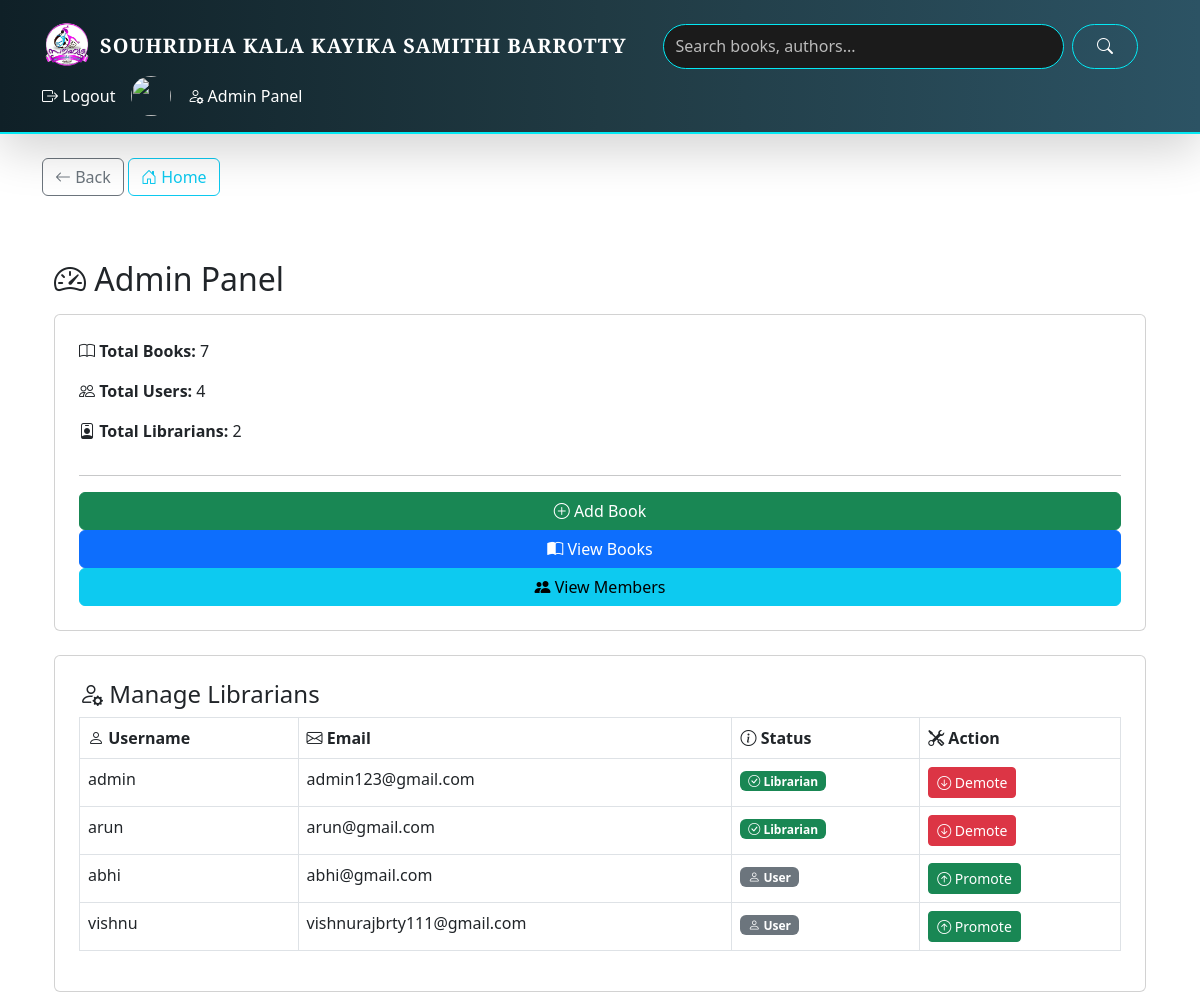
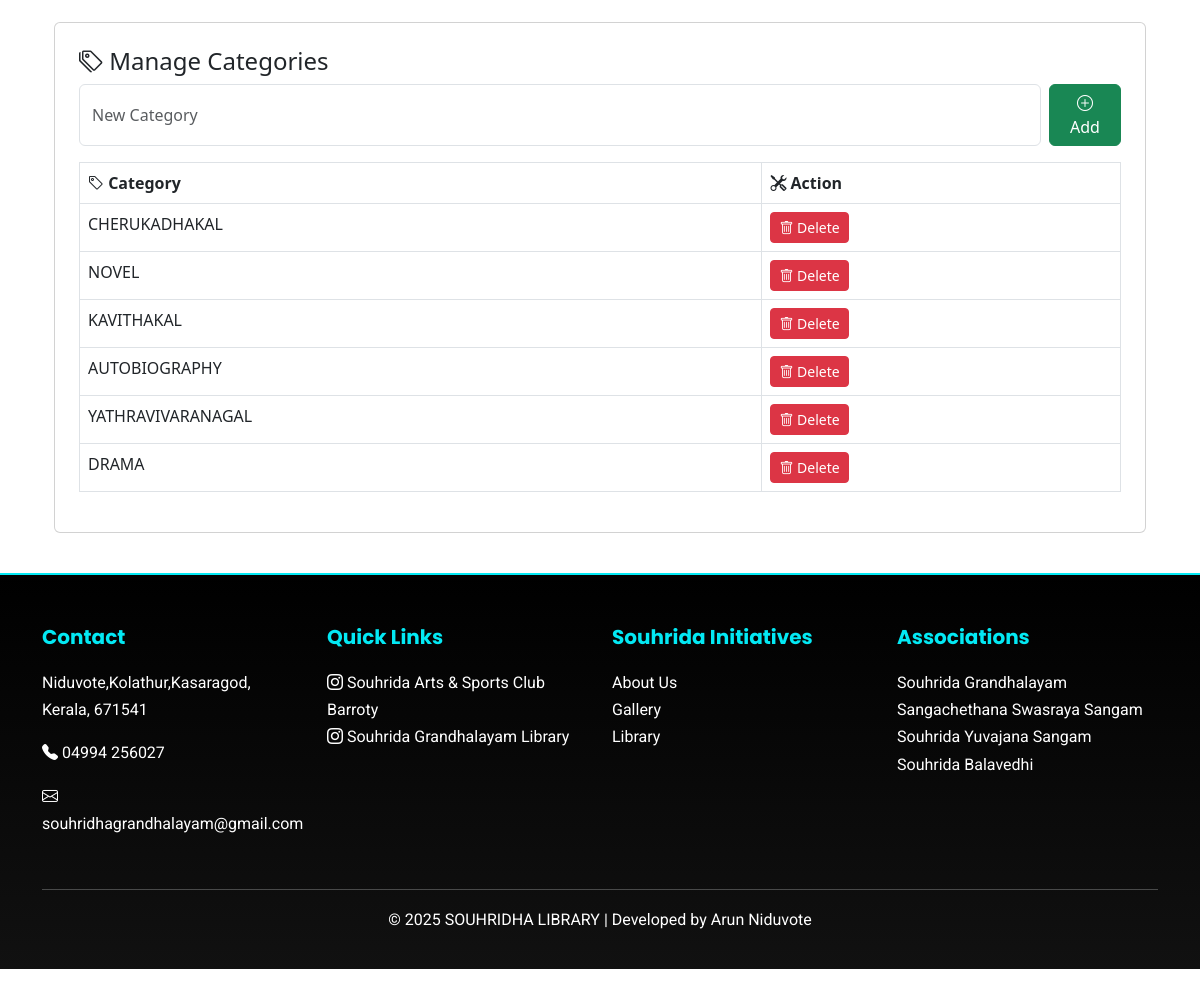
Screenshot of /adminpanel/ (signed in) with the database file from the repository (2 pictures, top to bottom).
### libraryapp/models.py (models this page shows, shortened)
class Category(models.Model):
    name=models.CharField(max_length=200)

### libraryapp/views.py (the view)
# urls.py: path('adminpanel/', adminpanelfn, name='adminpanel'),
@login_required
def adminpanelfn(request):
    if not (request.user.is_superuser or request.user.groups.filter(name='Librarian').exists()):
        return HttpResponseForbidden('Access denied')
    total_books = Book.objects.count()
    total_users = User.objects.count()
    try:
        librarian_group = Group.objects.get(name='Librarian')
        total_librarians = librarian_group.user_set.count()
    except Group.DoesNotExist:
        total_librarians = 0
    categories = Category.objects.all()  # ✅ fetch all categories
    users = User.objects.all()  # ✅ so you can manage librarian promotions
    return render(request, 'adminpanel.html', {
        'total_books': total_books,
        'total_users': total_users,
        'total_librarians': total_librarians,
        'categories': categories,   # ✅ send categories
        'users': users,             # ✅ send users
        'librarian_group': librarian_group if 'librarian_group' in locals() else None
    })

### libraryapp/templates/adminpanel.html (shortened to what this page needs)
{% extends 'base.html' %}
{% block content %}
<div class="container mt-5">
    <h2><i class="bi bi-speedometer2"></i> Admin Panel</h2>
    <div class="card mt-3 p-4">
        <p><strong><i class="bi bi-book"></i> Total Books:</strong> {{ total_books }}</p>
        <p><strong><i class="bi bi-people"></i> Total Users:</strong> {{ total_users }}</p>
        <p><strong><i class="bi bi-person-badge"></i> Total Librarians:</strong> {{ total_librarians }}</p>
        <hr>
        <a href="/addbook/" class="btn btn-success">
            <i class="bi bi-plus-circle"></i> Add Book
        </a>
        <a href="/viewbooks/" class="btn btn-primary">
            <i class="bi bi-book-half"></i> View Books
        </a>
        <a href="/members/" class="btn btn-info">
            <i class="bi bi-people-fill"></i> View Members
        </a>
    </div>
    <div class="card mt-4 p-4">
        <h4><i class="bi bi-person-gear"></i> Manage Librarians</h4>
        <table class="table table-bordered text-light">
            <thead>
                <tr>
                    <th><i class="bi bi-person"></i> Username</th>
                    <th><i class="bi bi-envelope"></i> Email</th>
                    <th><i class="bi bi-info-circle"></i> Status</th>
                    <th><i class="bi bi-tools"></i> Action</th>
                </tr>
            </thead>
            <tbody>
                {% for user in users %}
                <tr>
                    <td>{{ user.username }}</td>
                    <td>{{ user.email }}</td>
                    <td>
                        {% if librarian_group in user.groups.all %}
                            <span class="badge bg-success"><i class="bi bi-check-circle"></i> Librarian</span>
                        {% else %}
                            <span class="badge bg-secondary"><i class="bi bi-person"></i> User</span>
                        {% endif %}
                    </td>
                    <td>
                        <form method="POST" style="display:inline;">
                            {% if librarian_group in user.groups.all %}
                                <button type="submit" name="action" value="demote" class="btn btn-danger btn-sm">
                                    <i class="bi bi-arrow-down-circle"></i> Demote
                                </button>
                            {% else %}
                                <button type="submit" name="action" value="promote" class="btn btn-success btn-sm">
                                    <i class="bi bi-arrow-up-circle"></i> Promote
                                </button>
                            {% endif %}
                        </form>
                    </td>
                </tr>
                {% empty %}
                <tr>
                    <td colspan="4" class="text-center">No users found</td>
                </tr>
                {% endfor %}
            </tbody>
        </table>
    </div>
    <div class="card mt-4 p-4">
        <h4><i class="bi bi-tags"></i> Manage Categories</h4>
        <form method="POST" action="{% url 'add_category' %}" class="d-flex mb-3">
            <input type="text" name="name" class="form-control me-2" placeholder="New Category" required>
            <button type="submit" class="btn btn-success">
                <i class="bi bi-plus-circle"></i> Add
            </button>
        </form>
        <table class="table table-bordered text-light">
            <thead>
                <tr>
                    <th><i class="bi bi-tag"></i> Category</th>
                    <th><i class="bi bi-tools"></i> Action</th>
                </tr>
            </thead>
            <tbody>
                {% for cat in categories %}
                <tr>
                    <td>{{ cat.name }}</td>
                    <td>
                        <form method="POST" action="{% url 'delete_category' cat.id %}" style="display:inline;">
                            <button type="submit" class="btn btn-danger btn-sm">
                                <i class="bi bi-trash"></i> Delete
                            </button>
                        </form>
                    </td>
                </tr>
                {% empty %}
                <tr>
                    <td colspan="2" class="text-center">No categories found</td>
                </tr>
                {% endfor %}
            </tbody>
        </table>
    </div>
</div>
{% endblock %}

### libraryapp/static/css/base.css (style rules this page uses)
html, body { height: auto; margin: 0; }
body { display: block; }

### rows the page displays
Category: name "CHERUKADHAKAL"
Category: name "NOVEL"
Category: name "KAVITHAKAL"
Category: name "AUTOBIOGRAPHY"
Category: name "YATHRAVIVARANAGAL"
Category: name "DRAMA"

### other values shown
{{ total_books }} "7"
{{ total_users }} "4"
{{ total_librarians }} "2"
{{ user.username }} "admin"
{{ user.email }} "admin123@gmail.com"
{{ user.username }} "arun"
{{ user.email }} "arun@gmail.com"
{{ user.username }} "abhi"
{{ user.email }} "abhi@gmail.com"
{{ user.username }} "vishnu"
{{ user.email }} "vishnurajbrty111@gmail.com"
